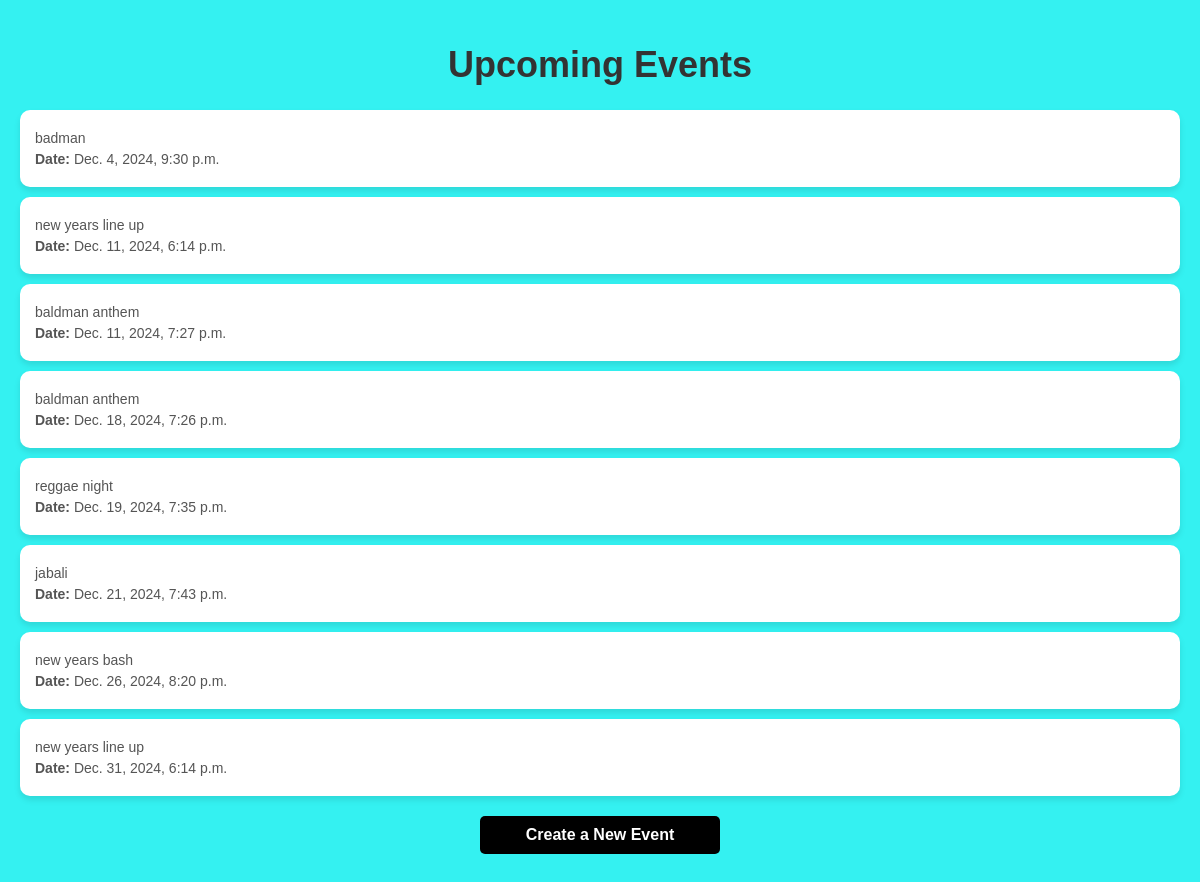
Page /event-list/ (signed in) on the committed database.
### events/models.py (models this page shows, shortened)
class Event(models.Model):
    title = models.CharField(max_length=200)
    description = models.TextField()
    date = models.DateTimeField()
    created_by = models.ForeignKey(User, on_delete=models.CASCADE)

### events/views.py (the view)
# urls.py: path('event-list/', views.event_list, name='event_list'),  # Define the event_list URL pattern
@login_required
def event_list(request):
    events = Event.objects.all().order_by('date')  # Fetch and sort events by date
    return render(request, 'event_list.html', {'events': events})

### events/templates/event_list.html (shortened to what this page needs)
<!DOCTYPE html>
<html>
<head>
</head>
<body>
    <h1>Upcoming Events</h1>
    <ul>
        {% for event in events %}
            <li>
                <p>{{ event.description }}</p>
                <p><strong>Date:</strong> {{ event.date }}</p>
            </li>
        {% empty %}
            <p>No upcoming events.</p>
        {% endfor %}
    </ul>
    <a href="{% url 'create_event' %}">Create a New Event</a>
</body>
</html>

### events/templates/event_list.html (style rules this page uses)
body { background-color: #34f1f1; font-family: Arial, sans-serif; margin: 0; padding: 20px; }
h1 { text-align: center; font-size: 36px; font-weight: bold; color: #333; }
ul { list-style-type: none; padding: 0; }
li { background-color: white; margin-bottom: 10px; padding: 15px; border-radius: 10px; box-shadow: 0 4px 6px rgba(0, 0, 0, 0.1); }
li p { margin: 5px 0; font-size: 14px; color: #555; }
a { display: block; margin: 20px auto; width: 200px; text-align: center; padding: 10px 20px; background-color: black; color: white; text-decoration: none; font-size: 16px; font-weight: bold; border-radius: 5px; cursor: pointer; transition: background-color 0.3s ease; }

### rows in the picture
Event: description "badman", date "Dec. 4, 2024, 9:30 p.m."
Event: description "new years line up", date "Dec. 11, 2024, 6:14 p.m."
Event: description "baldman anthem", date "Dec. 11, 2024, 7:27 p.m."
Event: description "baldman anthem", date "Dec. 18, 2024, 7:26 p.m."
Event: description "reggae night", date "Dec. 19, 2024, 7:35 p.m."
Event: description "jabali", date "Dec. 21, 2024, 7:43 p.m."
Event: description "new years bash", date "Dec. 26, 2024, 8:20 p.m."
Event: description "new years line up", date "Dec. 31, 2024, 6:14 p.m."
